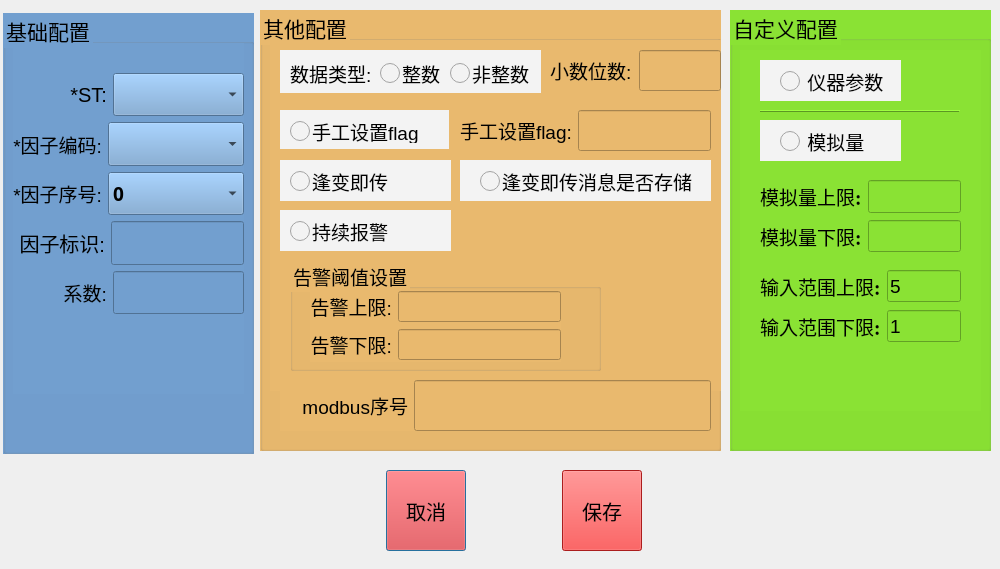
<?xml version="1.0" encoding="UTF-8"?>
<ui version="4.0">
 <class>FactorAdd</class>
 <widget class="QDialog" name="FactorAdd">
  <property name="geometry">
   <rect>
    <x>0</x>
    <y>0</y>
    <width>1000</width>
    <height>569</height>
   </rect>
  </property>
  <property name="windowTitle">
   <string>Dialog</string>
  </property>
  <widget class="QGroupBox" name="groupBox_15">
   <property name="geometry">
    <rect>
     <x>730</x>
     <y>10</y>
     <width>261</width>
     <height>441</height>
    </rect>
   </property>
   <property name="sizePolicy">
    <sizepolicy hsizetype="Minimum" vsizetype="Preferred">
     <horstretch>0</horstretch>
     <verstretch>0</verstretch>
    </sizepolicy>
   </property>
   <property name="font">
    <font>
     <pointsize>16</pointsize>
    </font>
   </property>
   <property name="styleSheet">
    <string notr="true">background-color: rgb(138, 226, 52);</string>
   </property>
   <property name="title">
    <string>自定义配置</string>
   </property>
   <widget class="QWidget" name="widget_fthreashold" native="true">
    <property name="geometry">
     <rect>
      <x>10</x>
      <y>40</y>
      <width>241</width>
      <height>361</height>
     </rect>
    </property>
    <property name="styleSheet">
     <string notr="true"/>
    </property>
    <widget class="QWidget" name="widget" native="true">
     <property name="geometry">
      <rect>
       <x>20</x>
       <y>10</y>
       <width>141</width>
       <height>41</height>
      </rect>
     </property>
     <property name="font">
      <font>
       <pointsize>14</pointsize>
      </font>
     </property>
     <property name="styleSheet">
      <string notr="true">background-color: rgb(243, 243, 243);</string>
     </property>
     <widget class="QRadioButton" name="radioButton_YQCS">
      <property name="geometry">
       <rect>
        <x>20</x>
        <y>10</y>
        <width>112</width>
        <height>23</height>
       </rect>
      </property>
      <property name="font">
       <font>
        <pointsize>14</pointsize>
       </font>
      </property>
      <property name="styleSheet">
       <string notr="true">QRadioButton
{
	spacing: 2px;
	color: rgb(0, 0, 0);
}

QRadioButton::indicator 
{
    width: 20px;
    height: 20px;
}

QRadioButton::indicator:unchecked {
    image: url(:/images/radioButtonU.png);
}
QRadioButton::indicator:checked {
    image: url(:/images/radioButtonC.png);
}

</string>
      </property>
      <property name="text">
       <string> 仪器参数</string>
      </property>
     </widget>
    </widget>
    <widget class="QWidget" name="widget_2" native="true">
     <property name="geometry">
      <rect>
       <x>20</x>
       <y>70</y>
       <width>141</width>
       <height>41</height>
      </rect>
     </property>
     <property name="styleSheet">
      <string notr="true">background-color: rgb(243, 243, 243);</string>
     </property>
     <widget class="QRadioButton" name="radioButton_MNL">
      <property name="geometry">
       <rect>
        <x>20</x>
        <y>10</y>
        <width>112</width>
        <height>23</height>
       </rect>
      </property>
      <property name="font">
       <font>
        <pointsize>14</pointsize>
       </font>
      </property>
      <property name="styleSheet">
       <string notr="true">QRadioButton
{
	spacing: 2px;
	color: rgb(0, 0, 0);
}

QRadioButton::indicator 
{
    width: 20px;
    height: 20px;
}

QRadioButton::indicator:unchecked {
    image: url(:/images/radioButtonU.png);
}
QRadioButton::indicator:checked {
    image: url(:/images/radioButtonC.png);
}

</string>
      </property>
      <property name="text">
       <string> 模拟量</string>
      </property>
     </widget>
    </widget>
    <widget class="Line" name="line_13">
     <property name="geometry">
      <rect>
       <x>20</x>
       <y>60</y>
       <width>200</width>
       <height>3</height>
      </rect>
     </property>
     <property name="frameShadow">
      <enum>QFrame::Raised</enum>
     </property>
     <property name="orientation">
      <enum>Qt::Horizontal</enum>
     </property>
    </widget>
    <widget class="QWidget" name="layoutWidget_6">
     <property name="geometry">
      <rect>
       <x>20</x>
       <y>130</y>
       <width>201</width>
       <height>33</height>
      </rect>
     </property>
     <layout class="QHBoxLayout" name="horizontalLayout_46">
      <item>
       <widget class="QLabel" name="label_au1">
        <property name="font">
         <font>
          <family>URW Bookman L</family>
          <pointsize>14</pointsize>
          <weight>50</weight>
          <italic>false</italic>
          <bold>false</bold>
         </font>
        </property>
        <property name="styleSheet">
         <string notr="true">border-radius:10px;
border-color: rgb(0, 0, 0);</string>
        </property>
        <property name="text">
         <string>模拟量上限:</string>
        </property>
       </widget>
      </item>
      <item>
       <widget class="QLineEdit" name="lineEdit_AU1">
        <property name="sizePolicy">
         <sizepolicy hsizetype="Expanding" vsizetype="Expanding">
          <horstretch>0</horstretch>
          <verstretch>0</verstretch>
         </sizepolicy>
        </property>
        <property name="font">
         <font>
          <pointsize>14</pointsize>
         </font>
        </property>
       </widget>
      </item>
     </layout>
    </widget>
    <widget class="QWidget" name="layoutWidget_7">
     <property name="geometry">
      <rect>
       <x>20</x>
       <y>170</y>
       <width>201</width>
       <height>32</height>
      </rect>
     </property>
     <layout class="QHBoxLayout" name="horizontalLayout_47">
      <item>
       <widget class="QLabel" name="label_ad1">
        <property name="font">
         <font>
          <family>URW Bookman L</family>
          <pointsize>14</pointsize>
          <weight>50</weight>
          <italic>false</italic>
          <bold>false</bold>
         </font>
        </property>
        <property name="styleSheet">
         <string notr="true">border-radius:10px;
border-color: rgb(0, 0, 0);</string>
        </property>
        <property name="text">
         <string>模拟量下限:</string>
        </property>
       </widget>
      </item>
      <item>
       <widget class="QLineEdit" name="lineEdit_AD1">
        <property name="sizePolicy">
         <sizepolicy hsizetype="Expanding" vsizetype="Expanding">
          <horstretch>0</horstretch>
          <verstretch>0</verstretch>
         </sizepolicy>
        </property>
        <property name="font">
         <font>
          <pointsize>14</pointsize>
         </font>
        </property>
       </widget>
      </item>
     </layout>
    </widget>
    <widget class="QWidget" name="layoutWidget_8">
     <property name="geometry">
      <rect>
       <x>20</x>
       <y>220</y>
       <width>201</width>
       <height>32</height>
      </rect>
     </property>
     <layout class="QHBoxLayout" name="horizontalLayout_48">
      <item>
       <widget class="QLabel" name="label_au2">
        <property name="font">
         <font>
          <family>URW Bookman L</family>
          <pointsize>14</pointsize>
          <weight>50</weight>
          <italic>false</italic>
          <bold>false</bold>
         </font>
        </property>
        <property name="styleSheet">
         <string notr="true">border-radius:10px;
border-color: rgb(0, 0, 0);</string>
        </property>
        <property name="text">
         <string>输入范围上限:</string>
        </property>
       </widget>
      </item>
      <item>
       <widget class="QLineEdit" name="lineEdit_AU2">
        <property name="sizePolicy">
         <sizepolicy hsizetype="Expanding" vsizetype="Expanding">
          <horstretch>0</horstretch>
          <verstretch>0</verstretch>
         </sizepolicy>
        </property>
        <property name="font">
         <font>
          <pointsize>14</pointsize>
         </font>
        </property>
        <property name="text">
         <string>5</string>
        </property>
       </widget>
      </item>
     </layout>
    </widget>
    <widget class="QWidget" name="layoutWidget_9">
     <property name="geometry">
      <rect>
       <x>20</x>
       <y>260</y>
       <width>201</width>
       <height>32</height>
      </rect>
     </property>
     <layout class="QHBoxLayout" name="horizontalLayout_49">
      <item>
       <widget class="QLabel" name="label_ad2">
        <property name="font">
         <font>
          <family>URW Bookman L</family>
          <pointsize>14</pointsize>
          <weight>50</weight>
          <italic>false</italic>
          <bold>false</bold>
         </font>
        </property>
        <property name="styleSheet">
         <string notr="true">border-radius:10px;
border-color: rgb(0, 0, 0);</string>
        </property>
        <property name="text">
         <string>输入范围下限:</string>
        </property>
       </widget>
      </item>
      <item>
       <widget class="QLineEdit" name="lineEdit_AD2">
        <property name="sizePolicy">
         <sizepolicy hsizetype="Expanding" vsizetype="Expanding">
          <horstretch>0</horstretch>
          <verstretch>0</verstretch>
         </sizepolicy>
        </property>
        <property name="font">
         <font>
          <pointsize>14</pointsize>
         </font>
        </property>
        <property name="text">
         <string>1</string>
        </property>
       </widget>
      </item>
     </layout>
    </widget>
   </widget>
  </widget>
  <widget class="QWidget" name="">
   <property name="geometry">
    <rect>
     <x>360</x>
     <y>470</y>
     <width>311</width>
     <height>81</height>
    </rect>
   </property>
   <layout class="QHBoxLayout" name="horizontalLayout" stretch="0,0,0">
    <property name="spacing">
     <number>2</number>
    </property>
    <item>
     <widget class="QPushButton" name="pushButton_2">
      <property name="sizePolicy">
       <sizepolicy hsizetype="Fixed" vsizetype="Preferred">
        <horstretch>0</horstretch>
        <verstretch>0</verstretch>
       </sizepolicy>
      </property>
      <property name="minimumSize">
       <size>
        <width>80</width>
        <height>0</height>
       </size>
      </property>
      <property name="maximumSize">
       <size>
        <width>80</width>
        <height>16777215</height>
       </size>
      </property>
      <property name="font">
       <font>
        <pointsize>15</pointsize>
       </font>
      </property>
      <property name="styleSheet">
       <string notr="true">background-color: rgb(239, 41, 41);</string>
      </property>
      <property name="text">
       <string>取消</string>
      </property>
     </widget>
    </item>
    <item>
     <widget class="QPushButton" name="keyboard">
      <property name="sizePolicy">
       <sizepolicy hsizetype="Fixed" vsizetype="Preferred">
        <horstretch>0</horstretch>
        <verstretch>0</verstretch>
       </sizepolicy>
      </property>
      <property name="text">
       <string/>
      </property>
      <property name="icon">
       <iconset resource="res.qrc">
        <normaloff>:/images/keyboard-off.png</normaloff>:/images/keyboard-off.png</iconset>
      </property>
      <property name="iconSize">
       <size>
        <width>32</width>
        <height>32</height>
       </size>
      </property>
      <property name="flat">
       <bool>true</bool>
      </property>
     </widget>
    </item>
    <item>
     <widget class="QPushButton" name="pushButton">
      <property name="sizePolicy">
       <sizepolicy hsizetype="Fixed" vsizetype="Preferred">
        <horstretch>0</horstretch>
        <verstretch>0</verstretch>
       </sizepolicy>
      </property>
      <property name="minimumSize">
       <size>
        <width>80</width>
        <height>0</height>
       </size>
      </property>
      <property name="maximumSize">
       <size>
        <width>80</width>
        <height>16777215</height>
       </size>
      </property>
      <property name="font">
       <font>
        <pointsize>15</pointsize>
       </font>
      </property>
      <property name="styleSheet">
       <string notr="true">background-color: rgb(239, 41, 41);</string>
      </property>
      <property name="text">
       <string>保存</string>
      </property>
     </widget>
    </item>
   </layout>
  </widget>
  <widget class="QGroupBox" name="groupBox_20">
   <property name="geometry">
    <rect>
     <x>260</x>
     <y>10</y>
     <width>461</width>
     <height>441</height>
    </rect>
   </property>
   <property name="sizePolicy">
    <sizepolicy hsizetype="Minimum" vsizetype="Preferred">
     <horstretch>0</horstretch>
     <verstretch>0</verstretch>
    </sizepolicy>
   </property>
   <property name="font">
    <font>
     <pointsize>16</pointsize>
    </font>
   </property>
   <property name="styleSheet">
    <string notr="true">background-color: rgb(233, 185, 110);</string>
   </property>
   <property name="title">
    <string>其他配置</string>
   </property>
   <widget class="QWidget" name="widget_fother" native="true">
    <property name="geometry">
     <rect>
      <x>10</x>
      <y>30</y>
      <width>451</width>
      <height>351</height>
     </rect>
    </property>
    <widget class="QWidget" name="widget_3" native="true">
     <property name="geometry">
      <rect>
       <x>10</x>
       <y>120</y>
       <width>171</width>
       <height>41</height>
      </rect>
     </property>
     <property name="styleSheet">
      <string notr="true">background-color: rgb(243, 243, 243);</string>
     </property>
     <widget class="QRadioButton" name="radioButton_FBJC">
      <property name="geometry">
       <rect>
        <x>10</x>
        <y>10</y>
        <width>112</width>
        <height>23</height>
       </rect>
      </property>
      <property name="font">
       <font>
        <pointsize>14</pointsize>
       </font>
      </property>
      <property name="styleSheet">
       <string notr="true">QRadioButton
{
	spacing: 2px;
	color: rgb(0, 0, 0);
}

QRadioButton::indicator 
{
    width: 20px;
    height: 20px;
}

QRadioButton::indicator:unchecked {
    image: url(:/images/radioButtonU.png);
}
QRadioButton::indicator:checked {
    image: url(:/images/radioButtonC.png);
}

</string>
      </property>
      <property name="text">
       <string>逢变即传</string>
      </property>
     </widget>
    </widget>
    <widget class="QWidget" name="widget_4" native="true">
     <property name="geometry">
      <rect>
       <x>190</x>
       <y>120</y>
       <width>251</width>
       <height>41</height>
      </rect>
     </property>
     <property name="styleSheet">
      <string notr="true">background-color: rgb(243, 243, 243);</string>
     </property>
     <widget class="QRadioButton" name="radioButton_FBJCC">
      <property name="geometry">
       <rect>
        <x>20</x>
        <y>10</y>
        <width>221</width>
        <height>23</height>
       </rect>
      </property>
      <property name="font">
       <font>
        <pointsize>14</pointsize>
       </font>
      </property>
      <property name="styleSheet">
       <string notr="true">QRadioButton
{
	spacing: 2px;
	color: rgb(0, 0, 0);
}

QRadioButton::indicator 
{
    width: 20px;
    height: 20px;
}

QRadioButton::indicator:unchecked {
    image: url(:/images/radioButtonU.png);
}
QRadioButton::indicator:checked {
    image: url(:/images/radioButtonC.png);
}

</string>
      </property>
      <property name="text">
       <string>逢变即传消息是否存储</string>
      </property>
     </widget>
    </widget>
    <widget class="QWidget" name="widget_5" native="true">
     <property name="geometry">
      <rect>
       <x>10</x>
       <y>170</y>
       <width>171</width>
       <height>41</height>
      </rect>
     </property>
     <property name="styleSheet">
      <string notr="true">background-color: rgb(243, 243, 243);</string>
     </property>
     <widget class="QRadioButton" name="radioButton_CXBJ">
      <property name="geometry">
       <rect>
        <x>10</x>
        <y>10</y>
        <width>112</width>
        <height>23</height>
       </rect>
      </property>
      <property name="font">
       <font>
        <pointsize>14</pointsize>
       </font>
      </property>
      <property name="styleSheet">
       <string notr="true">QRadioButton
{
	spacing: 2px;
	color: rgb(0, 0, 0);
}

QRadioButton::indicator 
{
    width: 20px;
    height: 20px;
}

QRadioButton::indicator:unchecked {
    image: url(:/images/radioButtonU.png);
}
QRadioButton::indicator:checked {
    image: url(:/images/radioButtonC.png);
}

</string>
      </property>
      <property name="text">
       <string>持续报警</string>
      </property>
     </widget>
    </widget>
    <widget class="QWidget" name="widget_7" native="true">
     <property name="geometry">
      <rect>
       <x>10</x>
       <y>10</y>
       <width>261</width>
       <height>43</height>
      </rect>
     </property>
     <property name="styleSheet">
      <string notr="true">background-color: rgb(243, 243, 243);</string>
     </property>
     <widget class="QLabel" name="label_calcType">
      <property name="geometry">
       <rect>
        <x>10</x>
        <y>10</y>
        <width>81</width>
        <height>27</height>
       </rect>
      </property>
      <property name="font">
       <font>
        <pointsize>14</pointsize>
       </font>
      </property>
      <property name="text">
       <string>数据类型:</string>
      </property>
      <property name="alignment">
       <set>Qt::AlignLeading|Qt::AlignLeft|Qt::AlignVCenter</set>
      </property>
     </widget>
     <widget class="QRadioButton" name="radioButton_decY">
      <property name="geometry">
       <rect>
        <x>100</x>
        <y>10</y>
        <width>61</width>
        <height>27</height>
       </rect>
      </property>
      <property name="font">
       <font>
        <pointsize>14</pointsize>
       </font>
      </property>
      <property name="styleSheet">
       <string notr="true">QRadioButton
{
	spacing: 2px;
	color: rgb(0, 0, 0);
}

QRadioButton::indicator 
{
    width: 20px;
    height: 20px;
}

QRadioButton::indicator:unchecked {
    image: url(:/images/radioButtonU.png);
}
QRadioButton::indicator:checked {
    image: url(:/images/radioButtonC.png);
}

</string>
      </property>
      <property name="text">
       <string>整数</string>
      </property>
     </widget>
     <widget class="QRadioButton" name="radioButton_decN">
      <property name="geometry">
       <rect>
        <x>170</x>
        <y>10</y>
        <width>80</width>
        <height>27</height>
       </rect>
      </property>
      <property name="font">
       <font>
        <pointsize>14</pointsize>
       </font>
      </property>
      <property name="styleSheet">
       <string notr="true">QRadioButton
{
	spacing: 2px;
	color: rgb(0, 0, 0);
}

QRadioButton::indicator 
{
    width: 20px;
    height: 20px;
}

QRadioButton::indicator:unchecked {
    image: url(:/images/radioButtonU.png);
}
QRadioButton::indicator:checked {
    image: url(:/images/radioButtonC.png);
}

</string>
      </property>
      <property name="text">
       <string>非整数</string>
      </property>
     </widget>
    </widget>
    <widget class="QWidget" name="layoutWidget_3">
     <property name="geometry">
      <rect>
       <x>280</x>
       <y>10</y>
       <width>171</width>
       <height>41</height>
      </rect>
     </property>
     <layout class="QHBoxLayout" name="horizontalLayout_43" stretch="1,1">
      <item>
       <widget class="QLabel" name="label_dec">
        <property name="font">
         <font>
          <pointsize>14</pointsize>
         </font>
        </property>
        <property name="text">
         <string>小数位数:</string>
        </property>
        <property name="alignment">
         <set>Qt::AlignLeading|Qt::AlignLeft|Qt::AlignVCenter</set>
        </property>
       </widget>
      </item>
      <item>
       <widget class="QLineEdit" name="lineEdit_dec">
        <property name="sizePolicy">
         <sizepolicy hsizetype="Expanding" vsizetype="Expanding">
          <horstretch>0</horstretch>
          <verstretch>0</verstretch>
         </sizepolicy>
        </property>
        <property name="font">
         <font>
          <pointsize>14</pointsize>
         </font>
        </property>
       </widget>
      </item>
     </layout>
    </widget>
    <widget class="QWidget" name="widget_6" native="true">
     <property name="geometry">
      <rect>
       <x>10</x>
       <y>70</y>
       <width>169</width>
       <height>39</height>
      </rect>
     </property>
     <property name="styleSheet">
      <string notr="true">background-color: rgb(243, 243, 243);</string>
     </property>
     <widget class="QRadioButton" name="radioButton_SDSZF">
      <property name="geometry">
       <rect>
        <x>10</x>
        <y>10</y>
        <width>151</width>
        <height>23</height>
       </rect>
      </property>
      <property name="font">
       <font>
        <pointsize>14</pointsize>
       </font>
      </property>
      <property name="styleSheet">
       <string notr="true">QRadioButton
{
	spacing: 2px;
	color: rgb(0, 0, 0);
}

QRadioButton::indicator 
{
    width: 20px;
    height: 20px;
}

QRadioButton::indicator:unchecked {
    image: url(:/images/radioButtonU.png);
}
QRadioButton::indicator:checked {
    image: url(:/images/radioButtonC.png);
}

</string>
      </property>
      <property name="text">
       <string>手工设置flag</string>
      </property>
     </widget>
    </widget>
    <widget class="QWidget" name="layoutWidget_4">
     <property name="geometry">
      <rect>
       <x>190</x>
       <y>70</y>
       <width>251</width>
       <height>41</height>
      </rect>
     </property>
     <layout class="QHBoxLayout" name="horizontalLayout_42">
      <item>
       <widget class="QLabel" name="label_mf">
        <property name="font">
         <font>
          <pointsize>14</pointsize>
         </font>
        </property>
        <property name="text">
         <string>手工设置flag:</string>
        </property>
        <property name="alignment">
         <set>Qt::AlignLeading|Qt::AlignLeft|Qt::AlignVCenter</set>
        </property>
       </widget>
      </item>
      <item>
       <widget class="QLineEdit" name="lineEdit_mf">
        <property name="sizePolicy">
         <sizepolicy hsizetype="Expanding" vsizetype="Expanding">
          <horstretch>0</horstretch>
          <verstretch>0</verstretch>
         </sizepolicy>
        </property>
        <property name="font">
         <font>
          <pointsize>14</pointsize>
         </font>
        </property>
       </widget>
      </item>
     </layout>
    </widget>
    <widget class="QGroupBox" name="groupBox_16">
     <property name="geometry">
      <rect>
       <x>20</x>
       <y>220</y>
       <width>311</width>
       <height>111</height>
      </rect>
     </property>
     <property name="font">
      <font>
       <pointsize>14</pointsize>
      </font>
     </property>
     <property name="title">
      <string>告警阈值设置</string>
     </property>
     <widget class="QWidget" name="layoutWidget_5">
      <property name="geometry">
       <rect>
        <x>20</x>
        <y>30</y>
        <width>251</width>
        <height>72</height>
       </rect>
      </property>
      <layout class="QVBoxLayout" name="verticalLayout_12">
       <item>
        <layout class="QHBoxLayout" name="horizontalLayout_44" stretch="3,7">
         <item>
          <widget class="QLabel" name="label_alarmUpper">
           <property name="font">
            <font>
             <pointsize>14</pointsize>
            </font>
           </property>
           <property name="text">
            <string>告警上限:</string>
           </property>
           <property name="alignment">
            <set>Qt::AlignRight|Qt::AlignTrailing|Qt::AlignVCenter</set>
           </property>
          </widget>
         </item>
         <item>
          <widget class="QLineEdit" name="lineEdit_alarmUpper">
           <property name="font">
            <font>
             <pointsize>14</pointsize>
            </font>
           </property>
          </widget>
         </item>
        </layout>
       </item>
       <item>
        <layout class="QHBoxLayout" name="horizontalLayout_45" stretch="3,7">
         <item>
          <widget class="QLabel" name="label_alarmLower">
           <property name="font">
            <font>
             <pointsize>14</pointsize>
            </font>
           </property>
           <property name="text">
            <string>告警下限:</string>
           </property>
           <property name="alignment">
            <set>Qt::AlignRight|Qt::AlignTrailing|Qt::AlignVCenter</set>
           </property>
          </widget>
         </item>
         <item>
          <widget class="QLineEdit" name="lineEdit_alarmLower">
           <property name="font">
            <font>
             <pointsize>14</pointsize>
            </font>
           </property>
          </widget>
         </item>
        </layout>
       </item>
      </layout>
     </widget>
    </widget>
   </widget>
   <widget class="QWidget" name="layoutWidget_10">
    <property name="geometry">
     <rect>
      <x>20</x>
      <y>370</y>
      <width>431</width>
      <height>51</height>
     </rect>
    </property>
    <layout class="QHBoxLayout" name="horizontalLayout_50" stretch="3,7">
     <item>
      <widget class="QLabel" name="label_alarmUpper_2">
       <property name="font">
        <font>
         <pointsize>14</pointsize>
        </font>
       </property>
       <property name="text">
        <string>modbus序号</string>
       </property>
       <property name="alignment">
        <set>Qt::AlignRight|Qt::AlignTrailing|Qt::AlignVCenter</set>
       </property>
      </widget>
     </item>
     <item>
      <widget class="QLineEdit" name="modbus_add">
       <property name="sizePolicy">
        <sizepolicy hsizetype="Expanding" vsizetype="Preferred">
         <horstretch>0</horstretch>
         <verstretch>0</verstretch>
        </sizepolicy>
       </property>
       <property name="font">
        <font>
         <pointsize>14</pointsize>
        </font>
       </property>
      </widget>
     </item>
    </layout>
   </widget>
  </widget>
  <widget class="QGroupBox" name="groupBox_13">
   <property name="geometry">
    <rect>
     <x>3</x>
     <y>13</y>
     <width>251</width>
     <height>441</height>
    </rect>
   </property>
   <property name="sizePolicy">
    <sizepolicy hsizetype="Minimum" vsizetype="Preferred">
     <horstretch>0</horstretch>
     <verstretch>0</verstretch>
    </sizepolicy>
   </property>
   <property name="font">
    <font>
     <pointsize>16</pointsize>
    </font>
   </property>
   <property name="styleSheet">
    <string notr="true">background-color: rgb(114, 159, 207);</string>
   </property>
   <property name="title">
    <string>基础配置</string>
   </property>
   <widget class="QWidget" name="widget_fbasic" native="true">
    <property name="geometry">
     <rect>
      <x>10</x>
      <y>30</y>
      <width>231</width>
      <height>351</height>
     </rect>
    </property>
    <widget class="QWidget" name="layoutWidget_2">
     <property name="geometry">
      <rect>
       <x>0</x>
       <y>30</y>
       <width>231</width>
       <height>241</height>
      </rect>
     </property>
     <layout class="QVBoxLayout" name="verticalLayout_8" stretch="1,1,1,1,1">
      <item>
       <layout class="QHBoxLayout" name="horizontalLayout_37" stretch="3,7">
        <item>
         <widget class="QLabel" name="label_st">
          <property name="font">
           <font>
            <pointsize>15</pointsize>
           </font>
          </property>
          <property name="text">
           <string>*ST:</string>
          </property>
          <property name="alignment">
           <set>Qt::AlignRight|Qt::AlignTrailing|Qt::AlignVCenter</set>
          </property>
         </widget>
        </item>
        <item>
         <widget class="QComboBox" name="comboBox_fst">
          <property name="sizePolicy">
           <sizepolicy hsizetype="Preferred" vsizetype="Preferred">
            <horstretch>0</horstretch>
            <verstretch>0</verstretch>
           </sizepolicy>
          </property>
          <property name="minimumSize">
           <size>
            <width>131</width>
            <height>0</height>
           </size>
          </property>
          <property name="maximumSize">
           <size>
            <width>131</width>
            <height>16777215</height>
           </size>
          </property>
          <property name="font">
           <font>
            <family>Source Han Sans CN</family>
            <pointsize>14</pointsize>
            <weight>75</weight>
            <bold>true</bold>
           </font>
          </property>
         </widget>
        </item>
       </layout>
      </item>
      <item>
       <layout class="QHBoxLayout" name="horizontalLayout_38" stretch="3,7">
        <item>
         <widget class="QLabel" name="label_fcode">
          <property name="font">
           <font>
            <pointsize>14</pointsize>
           </font>
          </property>
          <property name="text">
           <string>*因子编码:</string>
          </property>
          <property name="alignment">
           <set>Qt::AlignRight|Qt::AlignTrailing|Qt::AlignVCenter</set>
          </property>
         </widget>
        </item>
        <item>
         <widget class="QComboBox" name="comboBox_fcode">
          <property name="sizePolicy">
           <sizepolicy hsizetype="Preferred" vsizetype="Preferred">
            <horstretch>0</horstretch>
            <verstretch>0</verstretch>
           </sizepolicy>
          </property>
          <property name="font">
           <font>
            <family>Source Han Sans CN</family>
            <pointsize>14</pointsize>
            <weight>75</weight>
            <bold>true</bold>
           </font>
          </property>
         </widget>
        </item>
       </layout>
      </item>
      <item>
       <layout class="QHBoxLayout" name="horizontalLayout_39" stretch="3,7">
        <item>
         <widget class="QLabel" name="label_falias">
          <property name="font">
           <font>
            <pointsize>14</pointsize>
           </font>
          </property>
          <property name="text">
           <string>*因子序号:</string>
          </property>
          <property name="alignment">
           <set>Qt::AlignRight|Qt::AlignTrailing|Qt::AlignVCenter</set>
          </property>
         </widget>
        </item>
        <item>
         <widget class="QComboBox" name="comboBox_falias">
          <property name="sizePolicy">
           <sizepolicy hsizetype="Preferred" vsizetype="Preferred">
            <horstretch>0</horstretch>
            <verstretch>0</verstretch>
           </sizepolicy>
          </property>
          <property name="font">
           <font>
            <family>Source Han Sans CN</family>
            <pointsize>14</pointsize>
            <weight>75</weight>
            <bold>true</bold>
           </font>
          </property>
          <item>
           <property name="text">
            <string>0</string>
           </property>
          </item>
          <item>
           <property name="text">
            <string>1</string>
           </property>
          </item>
          <item>
           <property name="text">
            <string>2</string>
           </property>
          </item>
          <item>
           <property name="text">
            <string>3</string>
           </property>
          </item>
          <item>
           <property name="text">
            <string>4</string>
           </property>
          </item>
          <item>
           <property name="text">
            <string>5</string>
           </property>
          </item>
          <item>
           <property name="text">
            <string>6</string>
           </property>
          </item>
          <item>
           <property name="text">
            <string>7</string>
           </property>
          </item>
          <item>
           <property name="text">
            <string>8</string>
           </property>
          </item>
          <item>
           <property name="text">
            <string>9</string>
           </property>
          </item>
          <item>
           <property name="text">
            <string>10</string>
           </property>
          </item>
         </widget>
        </item>
       </layout>
      </item>
      <item>
       <layout class="QHBoxLayout" name="horizontalLayout_40" stretch="3,7">
        <item>
         <widget class="QLabel" name="label_tagId">
          <property name="font">
           <font>
            <pointsize>15</pointsize>
           </font>
          </property>
          <property name="text">
           <string> 因子标识:</string>
          </property>
          <property name="alignment">
           <set>Qt::AlignRight|Qt::AlignTrailing|Qt::AlignVCenter</set>
          </property>
         </widget>
        </item>
        <item>
         <widget class="QLineEdit" name="lineEdit_tagId">
          <property name="sizePolicy">
           <sizepolicy hsizetype="Expanding" vsizetype="Expanding">
            <horstretch>0</horstretch>
            <verstretch>0</verstretch>
           </sizepolicy>
          </property>
          <property name="font">
           <font>
            <pointsize>14</pointsize>
           </font>
          </property>
         </widget>
        </item>
       </layout>
      </item>
      <item>
       <layout class="QHBoxLayout" name="horizontalLayout_41" stretch="3,7">
        <item>
         <widget class="QLabel" name="label_cooeff">
          <property name="font">
           <font>
            <pointsize>14</pointsize>
           </font>
          </property>
          <property name="text">
           <string> 系数:</string>
          </property>
          <property name="alignment">
           <set>Qt::AlignRight|Qt::AlignTrailing|Qt::AlignVCenter</set>
          </property>
         </widget>
        </item>
        <item>
         <widget class="QLineEdit" name="lineEdit_coeff">
          <property name="sizePolicy">
           <sizepolicy hsizetype="Expanding" vsizetype="Expanding">
            <horstretch>0</horstretch>
            <verstretch>0</verstretch>
           </sizepolicy>
          </property>
          <property name="minimumSize">
           <size>
            <width>131</width>
            <height>0</height>
           </size>
          </property>
          <property name="maximumSize">
           <size>
            <width>131</width>
            <height>16777215</height>
           </size>
          </property>
          <property name="font">
           <font>
            <pointsize>14</pointsize>
           </font>
          </property>
         </widget>
        </item>
       </layout>
      </item>
     </layout>
    </widget>
   </widget>
  </widget>
 </widget>
 <resources>
  <include location="res.qrc"/>
 </resources>
 <connections/>
</ui>
